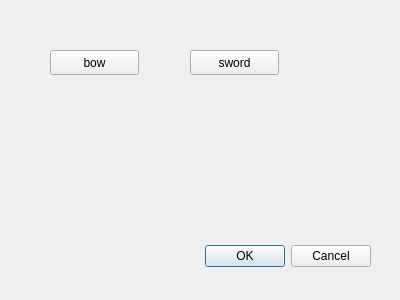
<?xml version="1.0" encoding="UTF-8"?>
<ui version="4.0">
 <class>Magazine</class>
 <widget class="QDialog" name="Magazine">
  <property name="geometry">
   <rect>
    <x>0</x>
    <y>0</y>
    <width>400</width>
    <height>300</height>
   </rect>
  </property>
  <property name="windowTitle">
   <string>Dialog</string>
  </property>
  <widget class="QDialogButtonBox" name="buttonBox">
   <property name="geometry">
    <rect>
     <x>30</x>
     <y>240</y>
     <width>341</width>
     <height>32</height>
    </rect>
   </property>
   <property name="orientation">
    <enum>Qt::Horizontal</enum>
   </property>
   <property name="standardButtons">
    <set>QDialogButtonBox::Cancel|QDialogButtonBox::Ok</set>
   </property>
  </widget>
  <widget class="QPushButton" name="pushButton">
   <property name="geometry">
    <rect>
     <x>50</x>
     <y>50</y>
     <width>89</width>
     <height>25</height>
    </rect>
   </property>
   <property name="text">
    <string>bow</string>
   </property>
  </widget>
  <widget class="QPushButton" name="pushButton_2">
   <property name="geometry">
    <rect>
     <x>190</x>
     <y>50</y>
     <width>89</width>
     <height>25</height>
    </rect>
   </property>
   <property name="text">
    <string>sword</string>
   </property>
  </widget>
 </widget>
 <resources/>
 <connections>
  <connection>
   <sender>buttonBox</sender>
   <signal>accepted()</signal>
   <receiver>Magazine</receiver>
   <slot>accept()</slot>
   <hints>
    <hint type="sourcelabel">
     <x>248</x>
     <y>254</y>
    </hint>
    <hint type="destinationlabel">
     <x>157</x>
     <y>274</y>
    </hint>
   </hints>
  </connection>
  <connection>
   <sender>buttonBox</sender>
   <signal>rejected()</signal>
   <receiver>Magazine</receiver>
   <slot>reject()</slot>
   <hints>
    <hint type="sourcelabel">
     <x>316</x>
     <y>260</y>
    </hint>
    <hint type="destinationlabel">
     <x>286</x>
     <y>274</y>
    </hint>
   </hints>
  </connection>
 </connections>
</ui>
